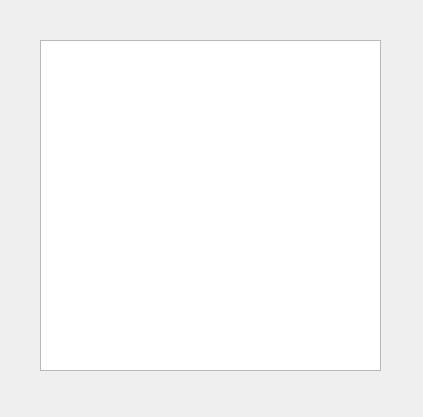
<?xml version="1.0" encoding="UTF-8"?>
<ui version="4.0">
 <class>Dialog</class>
 <widget class="QDialog" name="Dialog">
  <property name="geometry">
   <rect>
    <x>0</x>
    <y>0</y>
    <width>423</width>
    <height>417</height>
   </rect>
  </property>
  <property name="windowTitle">
   <string>Dialog</string>
  </property>
  <widget class="QTreeView" name="treeView">
   <property name="geometry">
    <rect>
     <x>40</x>
     <y>40</y>
     <width>341</width>
     <height>331</height>
    </rect>
   </property>
  </widget>
 </widget>
 <resources/>
 <connections/>
</ui>
